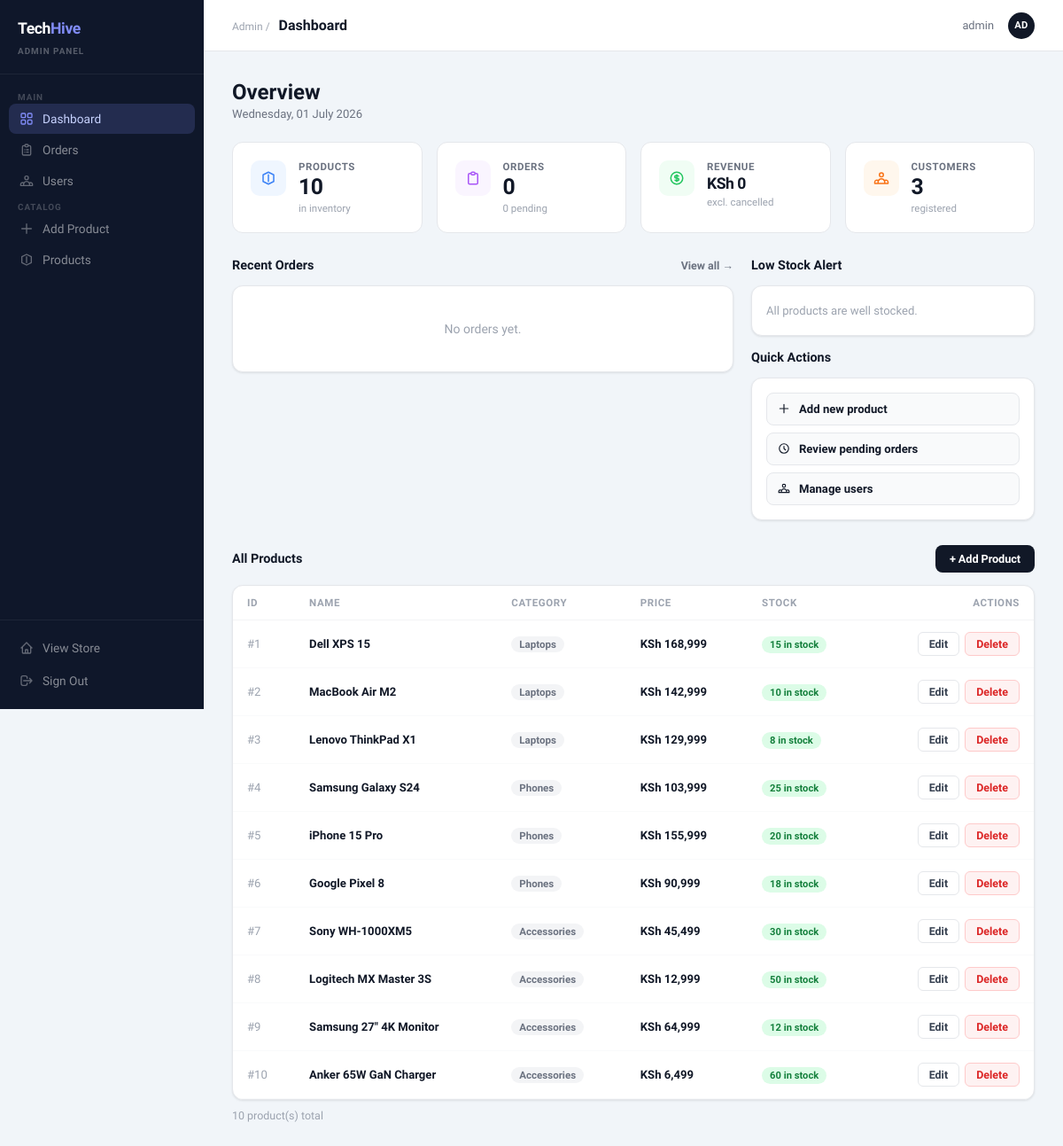
/admin/index.php (signed in), run on the app's committed database.
### tables this page shows
CREATE TABLE IF NOT EXISTS products (
    id          INT AUTO_INCREMENT PRIMARY KEY,
    name        VARCHAR(150)  NOT NULL,
    description TEXT,
    price       DECIMAL(10,2) NOT NULL,
    category    VARCHAR(50)   NOT NULL,
    stock       INT           NOT NULL DEFAULT 0,
    image       VARCHAR(500),
    created_at  TIMESTAMP DEFAULT CURRENT_TIMESTAMP
);

### config.php (called while the page is built, shortened)
<?php
function ksh(float $amount): string {
    return 'KSh ' . number_format($amount, 0);
}
?>

### admin/index.php (the view, shortened to what this page needs)
<?php
require_once '../config.php';
$db = getDB();
$productCount  = (int)$db->query("SELECT COUNT(*) FROM products")->fetchColumn();
$orderCount    = (int)$db->query("SELECT COUNT(*) FROM orders")->fetchColumn();
$revenue       = (float)$db->query("SELECT COALESCE(SUM(total),0) FROM orders WHERE status != 'cancelled'")->fetchColumn();
$customerCount = (int)$db->query("SELECT COUNT(*) FROM users WHERE role = 'customer'")->fetchColumn();
$recentOrders = $db->query("
    SELECT o.id, o.total, o.status, o.created_at, u.username,
           COUNT(oi.id) AS item_count
    FROM orders o
    JOIN users u ON o.user_id = u.id
    LEFT JOIN order_items oi ON o.id = oi.order_id
    GROUP BY o.id, o.total, o.status, o.created_at, u.username
    ORDER BY o.created_at DESC
    LIMIT 8
")->fetchAll();
$lowStock = $db->query("
    SELECT id, name, stock, category
    FROM products
    WHERE stock <= 5
    ORDER BY stock ASC
    LIMIT 6
")->fetchAll();
$products = $db->query("SELECT * FROM products ORDER BY created_at DESC")->fetchAll();
?>
<?php include 'admin_header.php'; ?>
<div style="margin-bottom:24px;">
    <h1 style="font-size:1.5rem;font-weight:800;color:#111827;">Overview</h1>
    <p style="font-size:0.82rem;color:#6b7280;margin-top:3px;"><?= date('l, d F Y') ?></p>
</div>
<div class="stats-grid">
    <div class="stat-card">
        <div class="stat-icon" style="background:#eff6ff;">
            <svg width="18" height="18" fill="none" stroke="#3b82f6" stroke-width="2" viewBox="0 0 24 24">
                <path stroke-linecap="round" stroke-linejoin="round" d="M20 7L12 3 4 7m16 0v10l-8 4m0 0L4 17V7m8 10V7"/>
            </svg>
        </div>
        <div>
            <p class="stat-label">Products</p>
            <p class="stat-value"><?= $productCount ?></p>
            <p class="stat-sub">in inventory</p>
        </div>
    </div>
    <div class="stat-card">
        <div class="stat-icon" style="background:#faf5ff;">
            <svg width="18" height="18" fill="none" stroke="#a855f7" stroke-width="2" viewBox="0 0 24 24">
                <path stroke-linecap="round" stroke-linejoin="round" d="M9 5H7a2 2 0 00-2 2v12a2 2 0 002 2h10a2 2 0 002-2V7a2 2 0 00-2-2h-2M9 5a2 2 0 002 2h2a2 2 0 002-2M9 5a2 2 0 012-2h2a2 2 0 012 2"/>
            </svg>
        </div>
        <div>
            <p class="stat-label">Orders</p>
            <p class="stat-value"><?= $orderCount ?></p>
            <p class="stat-sub"><?= $pendingCount ?> pending</p>
        </div>
    </div>
    <div class="stat-card">
        <div class="stat-icon" style="background:#f0fdf4;">
        </div>
        <div>
            <p class="stat-label">Revenue</p>
            <p class="stat-value" style="font-size:1.1rem;"><?= ksh($revenue) ?></p>
            <p class="stat-sub">excl. cancelled</p>
        </div>
    </div>
    <div class="stat-card">
        <div class="stat-icon" style="background:#fff7ed;">
        </div>
        <div>
            <p class="stat-label">Customers</p>
            <p class="stat-value"><?= $customerCount ?></p>
            <p class="stat-sub">registered</p>
        </div>
    </div>
</div>
<div class="dash-grid">
    <div>
        <div style="display:flex;align-items:center;justify-content:space-between;margin-bottom:14px;">
            <p class="section-title" style="margin-bottom:0;">Recent Orders</p>
            <a href="orders.php" style="font-size:0.78rem;color:#6b7280;text-decoration:none;font-weight:600;">View all →</a>
        </div>
        <div class="card" style="overflow:hidden;">
            <?php if (empty($recentOrders)): ?>
                <p style="text-align:center;padding:40px;color:#9ca3af;font-size:0.875rem;">No orders yet.</p>
            <?php endif; ?>
        </div>
    </div>
    <div style="display:flex;flex-direction:column;gap:16px;">
        <div>
            <p class="section-title">Low Stock Alert</p>
            <div class="card" style="overflow:hidden;">
                <?php if (empty($lowStock)): ?>
                    <p style="padding:20px 16px;color:#9ca3af;font-size:0.82rem;">All products are well stocked.</p>
                <?php endif; ?>
            </div>
        </div>
        <div>
            <p class="section-title">Quick Actions</p>
            <div class="card" style="padding:16px;display:flex;flex-direction:column;gap:8px;">
                <a href="add_product.php"
                   style="display:flex;align-items:center;gap:10px;padding:10px 12px;background:#f9fafb;border:1px solid #e5e7eb;border-radius:8px;text-decoration:none;color:#111827;font-size:0.82rem;font-weight:600;transition:border-color 0.15s,color 0.15s;"
                   onmouseover="this.style.borderColor='#1e3a8a';this.style.color='#1e3a8a'"
                   onmouseout="this.style.borderColor='#e5e7eb';this.style.color='#111827'">
                    <svg width="14" height="14" fill="none" stroke="currentColor" stroke-width="2" viewBox="0 0 24 24">
                        <path stroke-linecap="round" stroke-linejoin="round" d="M12 4v16m8-8H4"/>
                    </svg>
                    Add new product
                </a>
                <a href="orders.php?status=pending"
                   style="display:flex;align-items:center;gap:10px;padding:10px 12px;background:#f9fafb;border:1px solid #e5e7eb;border-radius:8px;text-decoration:none;color:#111827;font-size:0.82rem;font-weight:600;transition:border-color 0.15s,color 0.15s;"
                   onmouseover="this.style.borderColor='#1e3a8a';this.style.color='#1e3a8a'"
                   onmouseout="this.style.borderColor='#e5e7eb';this.style.color='#111827'">
                    <svg width="14" height="14" fill="none" stroke="currentColor" stroke-width="2" viewBox="0 0 24 24">
                        <path stroke-linecap="round" stroke-linejoin="round" d="M12 8v4l3 3m6-3a9 9 0 11-18 0 9 9 0 0118 0z"/>
                    </svg>
                    Review pending orders
                </a>
                <a href="users.php"
                   style="display:flex;align-items:center;gap:10px;padding:10px 12px;background:#f9fafb;border:1px solid #e5e7eb;border-radius:8px;text-decoration:none;color:#111827;font-size:0.82rem;font-weight:600;transition:border-color 0.15s,color 0.15s;"
                   onmouseover="this.style.borderColor='#1e3a8a';this.style.color='#1e3a8a'"
                   onmouseout="this.style.borderColor='#e5e7eb';this.style.color='#111827'">
                    Manage users
                </a>
            </div>
        </div>
    </div>
</div>
<div id="products">
    <div style="display:flex;align-items:center;justify-content:space-between;margin-bottom:14px;">
        <p class="section-title" style="margin-bottom:0;">All Products</p>
        <a href="add_product.php" class="btn-primary" style="text-decoration:none;font-size:0.8rem;padding:8px 16px;">+ Add Product</a>
    </div>
    <div class="card" style="overflow:hidden;">
        <table style="width:100%;border-collapse:collapse;font-size:0.82rem;">
            <thead>
                <tr style="border-bottom:1px solid #f3f4f6;">
                    <th style="text-align:left;padding:12px 16px;color:#9ca3af;font-weight:600;font-size:0.72rem;text-transform:uppercase;letter-spacing:0.05em;">ID</th>
                    <th style="text-align:left;padding:12px 16px;color:#9ca3af;font-weight:600;font-size:0.72rem;text-transform:uppercase;letter-spacing:0.05em;">Name</th>
                    <th style="text-align:left;padding:12px 16px;color:#9ca3af;font-weight:600;font-size:0.72rem;text-transform:uppercase;letter-spacing:0.05em;">Category</th>
                    <th style="text-align:left;padding:12px 16px;color:#9ca3af;font-weight:600;font-size:0.72rem;text-transform:uppercase;letter-spacing:0.05em;">Price</th>
                    <th style="text-align:left;padding:12px 16px;color:#9ca3af;font-weight:600;font-size:0.72rem;text-transform:uppercase;letter-spacing:0.05em;">Stock</th>
                    <th style="text-align:right;padding:12px 16px;color:#9ca3af;font-weight:600;font-size:0.72rem;text-transform:uppercase;letter-spacing:0.05em;">Actions</th>
                </tr>
            </thead>
            <tbody>
                <?php if (empty($products)): ?>
                    <tr>
                        <td colspan="6" style="text-align:center;padding:48px;color:#9ca3af;">
                            No products yet. <a href="add_product.php" style="color:#1e3a8a;font-weight:600;">Add one →</a>
                        </td>
                    </tr>
                <?php else: ?>
                    <?php foreach ($products as $p): ?>
                    <tr style="border-bottom:1px solid #f9fafb;transition:background 0.12s;"
                        onmouseover="this.style.background='#f9fafb'"
                        onmouseout="this.style.background='transparent'">
                        <td style="padding:13px 16px;color:#9ca3af;">#<?= $p['id'] ?></td>
                        <td style="padding:13px 16px;color:#111827;font-weight:600;"><?= htmlspecialchars($p['name']) ?></td>
                        <td style="padding:13px 16px;">
                            <span style="padding:2px 9px;background:#f3f4f6;border-radius:99px;font-size:0.72rem;color:#6b7280;font-weight:600;">
                                <?= htmlspecialchars($p['category']) ?>
                            </span>
                        </td>
                        <td style="padding:13px 16px;color:#111827;font-weight:700;"><?= ksh($p['price']) ?></td>
                        <td style="padding:13px 16px;">
                            <?php $stock = (int)$p['stock']; ?>
                            <?php if ($stock === 0): ?>
                                <span style="background:#fee2e2;color:#dc2626;font-size:0.7rem;font-weight:700;padding:3px 9px;border-radius:99px;">
                                    Out of Stock
                                </span>
                            <?php elseif ($stock <= 5): ?>
                                <span style="background:#fef3c7;color:#92400e;font-size:0.7rem;font-weight:700;padding:3px 9px;border-radius:99px;">
                                    <?= $stock ?> left
                                </span>
                            <?php else: ?>
                                <span style="background:#dcfce7;color:#15803d;font-size:0.7rem;font-weight:700;padding:3px 9px;border-radius:99px;">
                                    <?= $stock ?> in stock
                                </span>
                            <?php endif; ?>
                        </td>
                        <td style="padding:13px 16px;text-align:right;">
                            <div style="display:flex;gap:6px;justify-content:flex-end;">
                                <a href="edit_product.php?id=<?= $p['id'] ?>"
                                    style="padding:5px 12px;background:#fff;border:1px solid #e5e7eb;border-radius:6px;color:#374151;font-size:0.78rem;text-decoration:none;font-weight:600;transition:all 0.15s;"
                                    onmouseover="this.style.borderColor='#1e3a8a';this.style.color='#1e3a8a'"
                                    onmouseout="this.style.borderColor='#e5e7eb';this.style.color='#374151'">
                                    Edit
                                </a>
                                <a href="delete_product.php?id=<?= $p['id'] ?>"
                                    onclick="return confirm('Delete <?= htmlspecialchars(addslashes($p['name'])) ?>?')"
                                    style="padding:5px 12px;background:#fef2f2;border:1px solid #fecaca;border-radius:6px;color:#dc2626;font-size:0.78rem;text-decoration:none;font-weight:600;transition:background 0.15s;"
                                    onmouseover="this.style.background='#fee2e2'"
                                    onmouseout="this.style.background='#fef2f2'">
                                    Delete
                                </a>
                            </div>
                        </td>
                    </tr>
                    <?php endforeach; ?>
                <?php endif; ?>
            </tbody>
        </table>
    </div>
    <p style="margin-top:10px;color:#9ca3af;font-size:0.78rem;"><?= count($products) ?> product(s) total</p>
</div>
<?php include 'admin_footer.php'; ?>

### data on the page
products: id "1", name "Dell XPS 15", category "Laptops", price "KSh 168,999", stock "15"
products: id "2", name "MacBook Air M2", category "Laptops", price "KSh 142,999", stock "10"
products: id "3", name "Lenovo ThinkPad X1", category "Laptops", price "KSh 129,999", stock "8"
products: id "4", name "Samsung Galaxy S24", category "Phones", price "KSh 103,999", stock "25"
products: id "5", name "iPhone 15 Pro", category "Phones", price "KSh 155,999", stock "20"
products: id "6", name "Google Pixel 8", category "Phones", price "KSh 90,999", stock "18"
products: id "7", name "Sony WH-1000XM5", category "Accessories", price "KSh 45,499", stock "30"
products: id "8", name "Logitech MX Master 3S", category "Accessories", price "KSh 12,999", stock "50"
products: id "9", name "Samsung 27\" 4K Monitor", category "Accessories", price "KSh 64,999", stock "12"
products: id "10", name "Anker 65W GaN Charger", category "Accessories", price "KSh 6,499", stock "60"

### other printed values
$pageLabel "Dashboard"
$_SESSION['username'] "admin"
substr($_SESSION['username'] ?? 'A', 0, 2) "AD"
$productCount "10"
$orderCount "0"
$pendingCount "0"
ksh($revenue) "KSh 0"
$customerCount "3"
count($products) "10"
